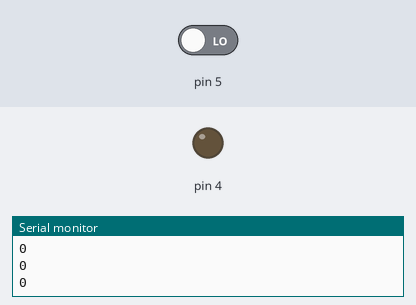
Simulated run of this sketch. Board: Arduino Uno, built with avr-gcc and run on an emulated ATmega328P. Parts: output pins drawn as LEDs (lit = HIGH), the last lines printed to the serial monitor. The test bench sets the inputs (shaded band); at power-on: pin 5 LOW.

Above: at 1.2 s.
1.3 s: pin 5 driven HIGH
At 2.5 s:
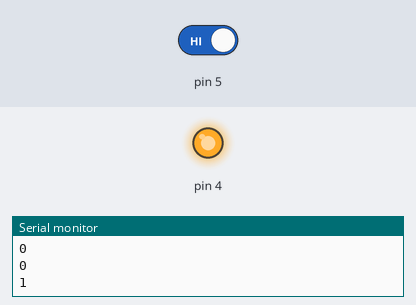
Timing chart, 0 to 10.3 s (numbered marks = the images above; inputs shaded):
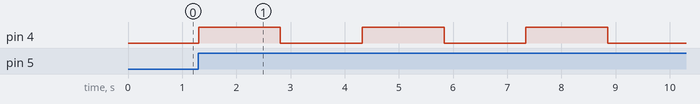

The sketch:

dc_motor.ino
```cpp
// C++ code
//
int Pinread = 0;

int moterstate = 0;

void setup()
{
  pinMode(5, INPUT);
  Serial.begin(9600);
  pinMode(4, OUTPUT);

  moterstate = 0;
}

void loop()
{
  Pinread = digitalRead(5);
  Serial.println(digitalRead(5));
  if (Pinread == 1) {
    if (moterstate == 0) {
      moterstate = 1;
      digitalWrite(4, HIGH);
    } else {
      moterstate = 0;
      digitalWrite(4, LOW);
    }
    delay(1500); // Wait for 1500 millisecond(s)
  }
  delay(10); // Wait for 10 millisecond(s)
}
```

Measured:
- after the input at 1.3 s, pin 4: alternates HIGH for 1.5 s and LOW for 1.5 s, starting at once
